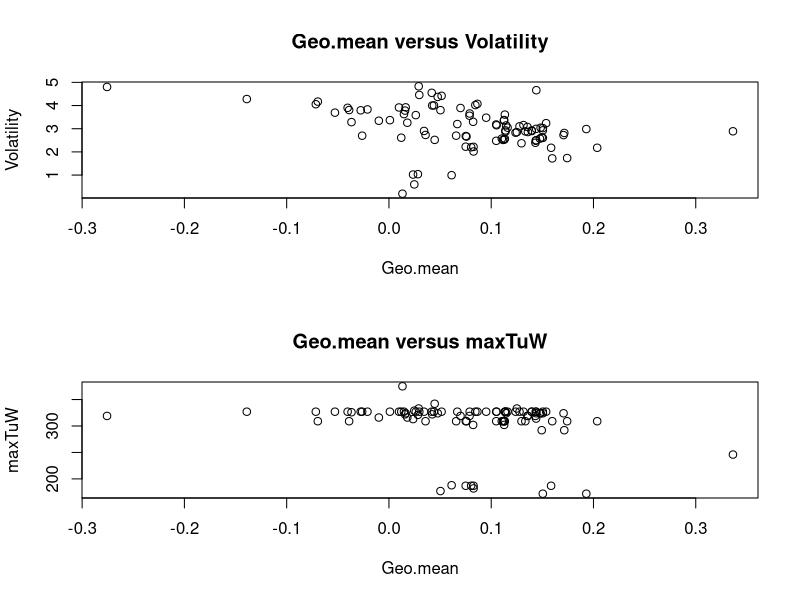
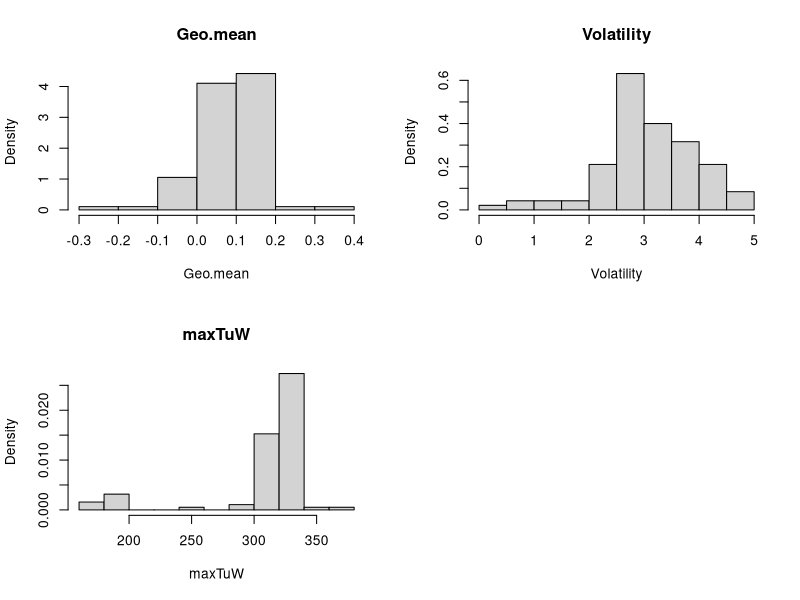
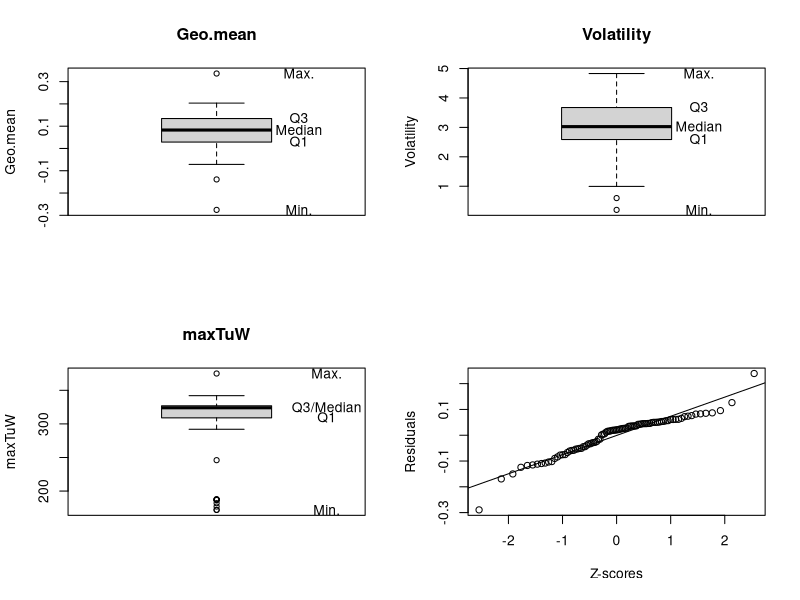
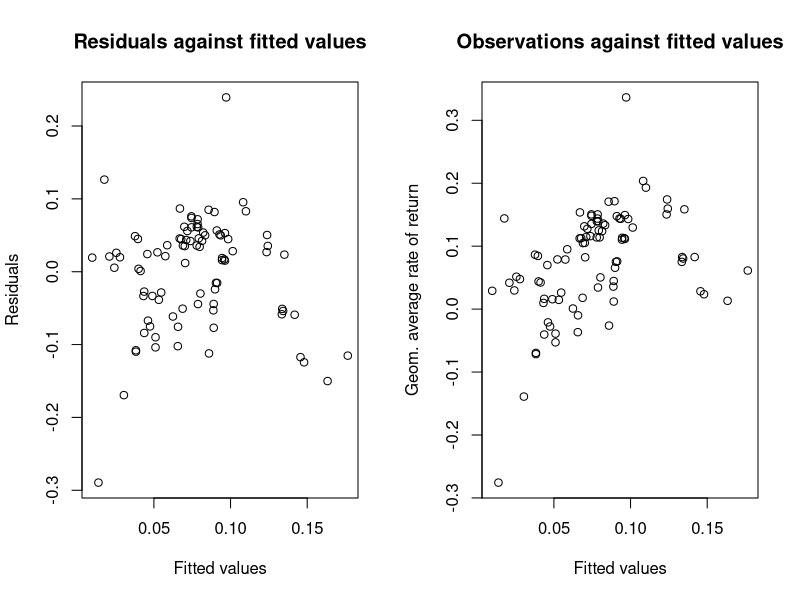
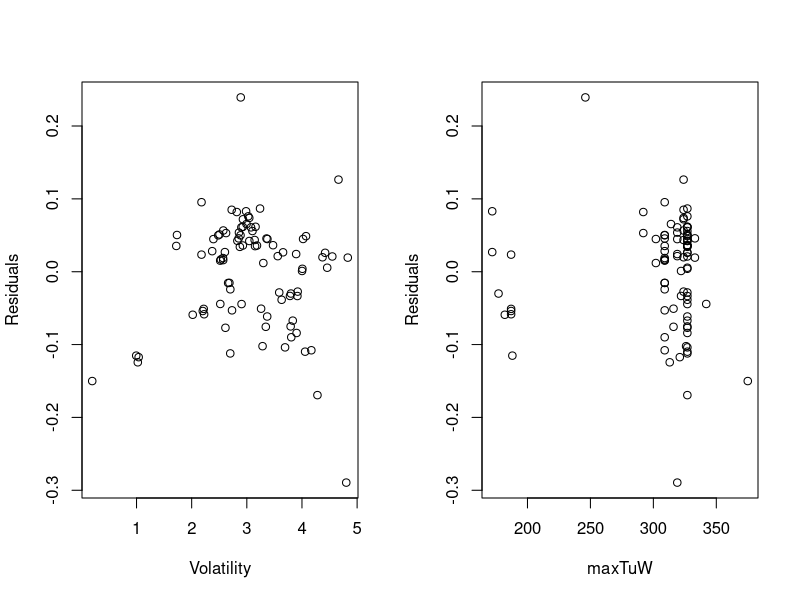
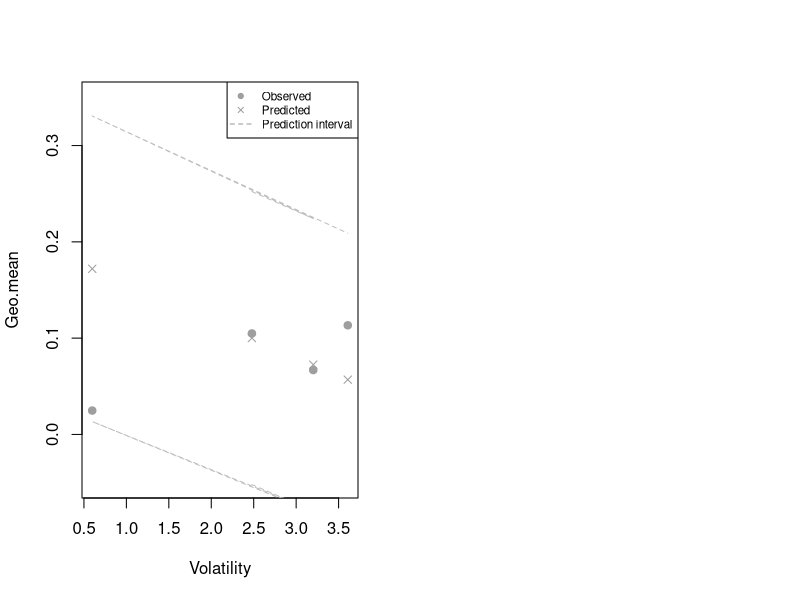

Write R code to recreate these figures, in order.
D <- read.table("finans2_data.csv", header = TRUE, sep = ";")
D_test <- subset(D, ETF %in% c("AGG","VAW","IWN","SPY"))
D_model <- subset(D, !(ETF %in% c("AGG","VAW","IWN","SPY")))

# a)

des <- Hmisc::describe(D)
print(des)

par(mfrow=c(2,1))
plot(D$Geo.mean, D$Volatility, xlab="Geo.mean", ylab="Volatility", main="Geo.mean versus Volatility")
plot(D$Geo.mean, D$maxTuW, xlab="Geo.mean", ylab="maxTuW", main="Geo.mean versus maxTuW")

par(mfrow=c(2,2))
hist(D$Geo.mean, xlab="Geo.mean",main="Geo.mean" , prob=TRUE)
hist(D$Volatility, xlab="Volatility",main="Volatility" , prob=TRUE)
hist(D$maxTuW, xlab="maxTuW",main="maxTuW" , prob=TRUE)

par(mfrow=c(2,2))
boxplot(D$Geo.mean, ylab="Geo.mean", main="Geo.mean")
text(1.3, quantile(D$Geo.mean), c("Min.", "Q1", "Median", "Q3", "Max."))
boxplot(D$Volatility, ylab="Volatility", main="Volatility")
text(1.3, quantile(D$Volatility), c("Min.", "Q1", "Median", "Q3", "Max."))
boxplot(D$maxTuW, ylab="maxTuW", main="maxTuW")
text(1.4, quantile(D$maxTuW), c("Min.", "Q1", "Q3/Median", "", "Max."))

# c) 

fit <- lm(Geo.mean ~ Volatility + maxTuW, data = D_model)
summary(fit)

# d)
qqnorm(fit$residuals, ylab = "Residuals", xlab = "Z-scores",  main = "")
qqline(fit$residuals)

par(mfrow=c(1,2))
plot(fit$fitted.values, fit$residuals, main="Residuals against fitted values",xlab = "Fitted values", ylab = "Residuals")
plot(fit$fitted.values, D_model$Geo.mean, main="Observations against fitted values", xlab = "Fitted values",ylab = "Geom. average rate of return")

par(mfrow=c(1,2))
plot(D_model$Volatility, fit$residuals, 
     xlab = "Volatility", ylab = "Residuals")
plot(D_model$maxTuW, fit$residuals, 
     xlab = "maxTuW", ylab = "Residuals")

# e)
qt(1-0.05/2, df=88)
confint_beta1 <- confint(fit, level = 0.95)

# f)
(-0.0351310-(-0.06))/0.0097229
1-pt(2.557776, df=88)

# g)
fit <- lm(Geo.mean ~ Volatility, data = D_model)
summary(fit)

# h)
pred <- predict(fit, newdata = D_test, interval = "prediction", level = 0.95)
observed_predictions <- cbind(id = D_test$ETF, Geo.mean = D_test$Geo.mean, volatility=D_test$Volatility, pred)
observed_predictions <- cbind(observed_predictions,diff_obs_fit= as.numeric(observed_predictions[,2]) - as.numeric(observed_predictions[,3]) )
observed_predictions

plot(D_test$Volatility, D_test$Geo.mean, pch=19, col=8, xlab="Volatility", ylab="Geo.mean", ylim=c(-0.05,0.35))
points(D_test$Volatility, pred[,"fit"], pch=4, col=8)
lines(D_test$Volatility, pred[,"lwr"], col="grey", lty=2)
lines(D_test$Volatility, pred[,"upr"], col="grey", lty=2)
legend("topright", c("Observed", "Predicted", "Prediction interval"), pch=c(19,4,-1), lty=c(0,0,2), col=c(8,8), cex=0.7)
